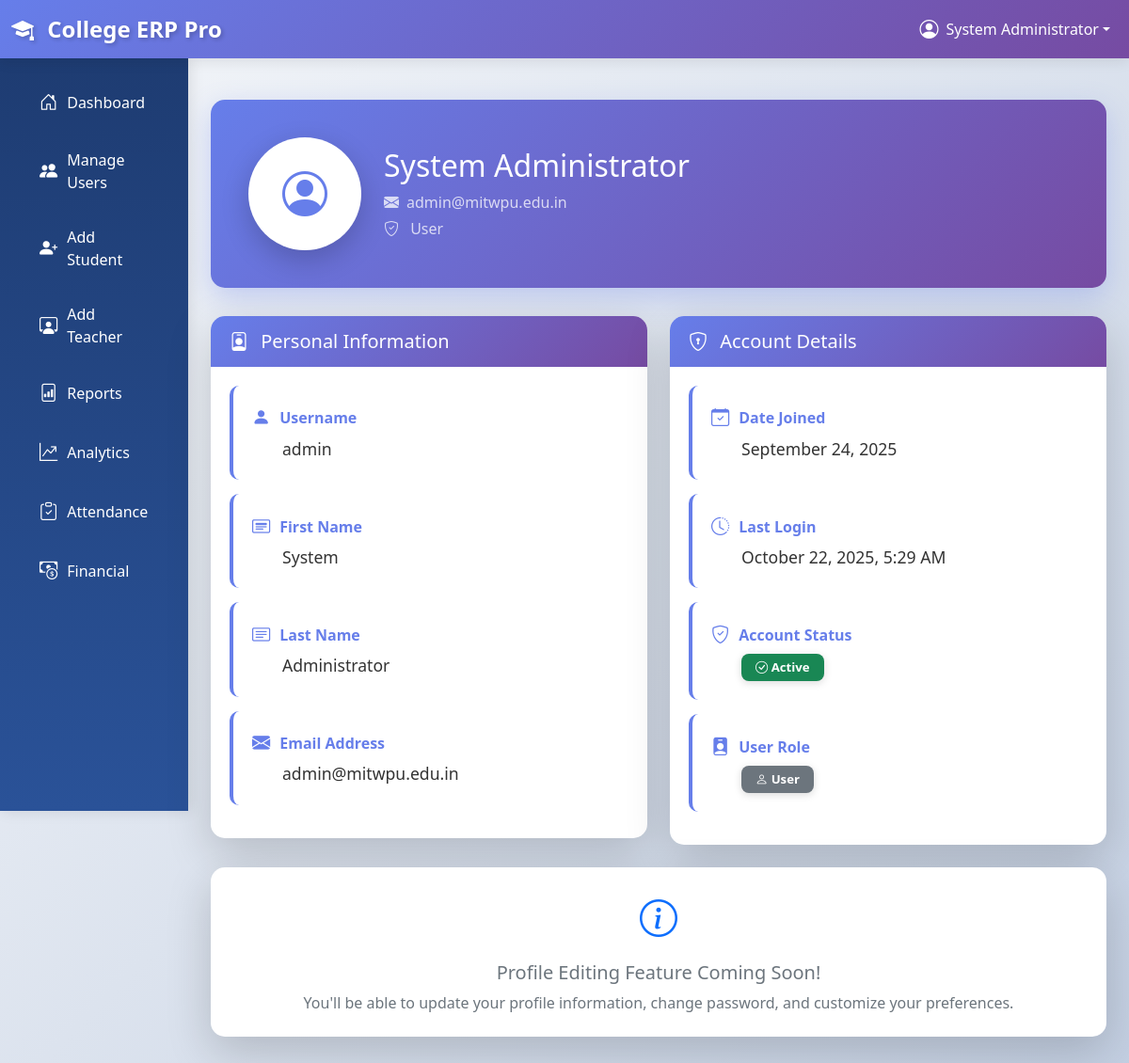
Before: /accounts/profile/ (signed in) with the older database file.
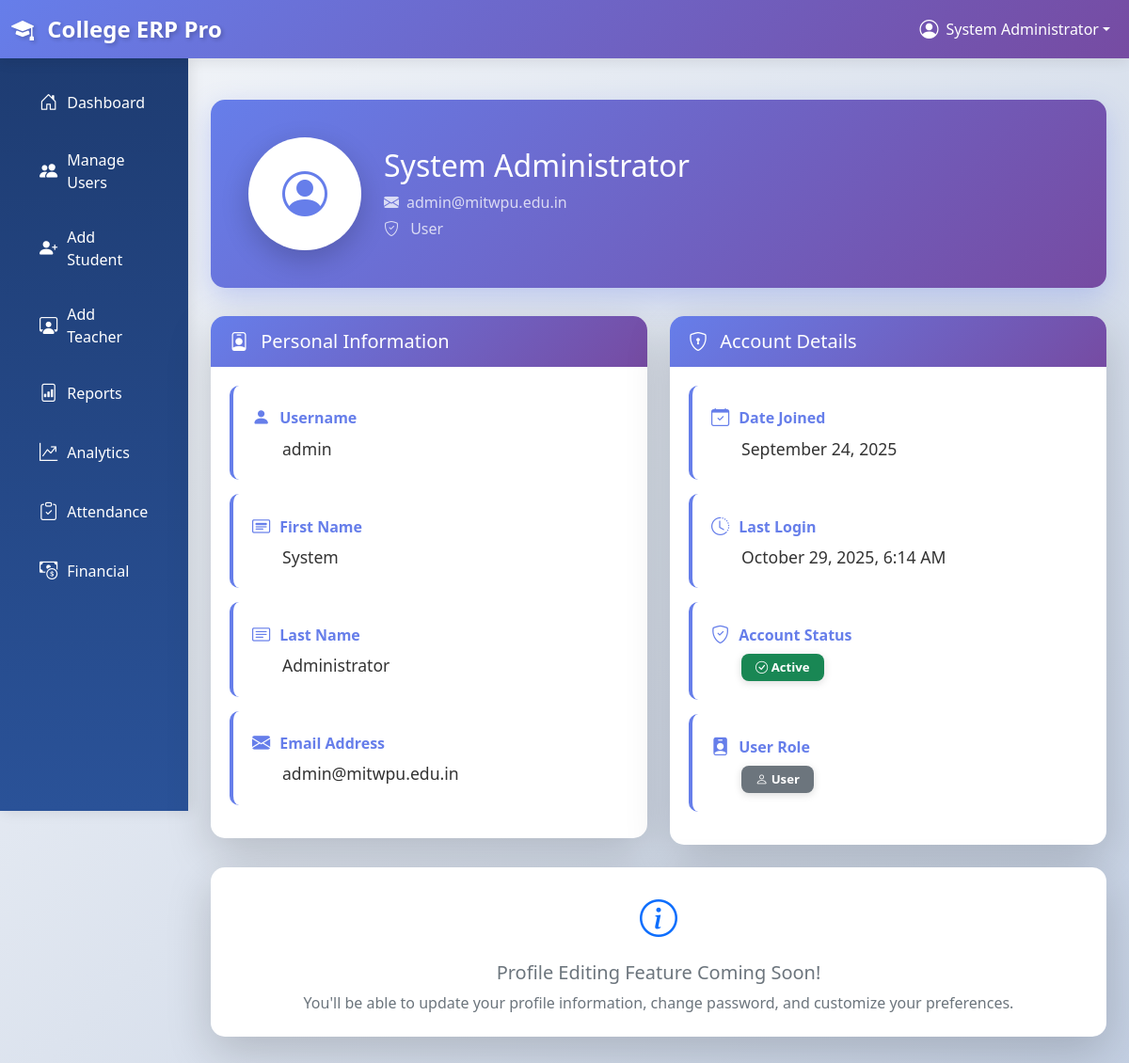
After: the same page with the newer database file.
### accounts/models.py (models this page shows, shortened)
class User(AbstractUser):
    USER_TYPE_CHOICES = (
        ('student', 'Student'),
        ('teacher', 'Teacher'),
        ('admin', 'Administrator'),
    )
    user_type = models.CharField(max_length=10, choices=USER_TYPE_CHOICES)
    phone_regex = RegexValidator(
        regex=r'^\+?1?\d{9,15}$',
        message="Phone number must be entered in the format: '+999999999'. Up to 15 digits allowed."
    )
    phone_number = models.CharField(validators=[phone_regex], max_length=17, blank=True)
    address = models.TextField(blank=True)
    date_of_birth = models.DateField(null=True, blank=True)
    profile_picture = models.ImageField(upload_to='profile_pics/', null=True, blank=True)
    created_at = models.DateTimeField(auto_now_add=True)
    updated_at = models.DateTimeField(auto_now=True)
    @property
    def is_student(self):
        return self.user_type == 'student'
    @property
    def is_teacher(self):
        return self.user_type == 'teacher'
    @property
    def is_admin(self):
        return self.user_type == 'admin'

### accounts/views.py (the view)
# urls.py: path('profile/', views.profile_view, name='profile'),
@login_required
def profile_view(request):
    return render(request, 'accounts/profile.html', {'user': request.user})

### college_erp/context_processors.py (called while the page is built)
def global_context(request):
    context = {
        'all_departments': Department.objects.all().order_by('name'),
    }
    return context

### templates/accounts/profile.html (shortened to what the changed rows need)
{% extends 'base.html' %}
{% block content %}
<div class="py-4">
    <div class="profile-header">
        <div class="row align-items-center">
            <div class="col">
                <h1 class="h2 mb-2">{{ user.get_full_name|default:user.username }}</h1>
                <p class="mb-1 opacity-75">
                    <i class="bi bi-envelope-fill me-2"></i>{{ user.email|default:"No email set" }}
                </p>
                <p class="mb-0 opacity-75">
                    <i class="bi bi-shield-check me-2"></i>
                    {% if user.is_superuser %}
                        Administrator
                    {% elif user.is_staff %}
                        Staff Member
                    {% elif user.is_student %}
                        Student
                    {% elif user.is_teacher %}
                        Teacher
                    {% else %}
                        User
                    {% endif %}
                </p>
            </div>
        </div>
    </div>
    <div class="row">
        <div class="col-lg-6">
            <div class="card shadow-lg hover-lift mb-4">
                <div class="card-body">
                    <div class="info-group">
                        <div class="info-label">
                            <i class="bi bi-person-fill"></i>
                            Username
                        </div>
                        <div class="info-value">{{ user.username }}</div>
                    </div>
                    <div class="info-group">
                        <div class="info-label">
                            <i class="bi bi-card-heading"></i>
                            First Name
                        </div>
                        <div class="info-value">{{ user.first_name|default:"Not set" }}</div>
                    </div>
                    <div class="info-group">
                        <div class="info-label">
                            <i class="bi bi-card-text"></i>
                            Last Name
                        </div>
                        <div class="info-value">{{ user.last_name|default:"Not set" }}</div>
                    </div>
                    <div class="info-group">
                        <div class="info-label">
                            <i class="bi bi-envelope-fill"></i>
                            Email Address
                        </div>
                        <div class="info-value">{{ user.email|default:"Not set" }}</div>
                    </div>
                </div>
            </div>
        </div>
        <div class="col-lg-6">
            <div class="card shadow-lg hover-lift mb-4">
                <div class="card-body">
                    <div class="info-group">
                        <div class="info-label">
                            <i class="bi bi-calendar-check"></i>
                            Date Joined
                        </div>
                        <div class="info-value">{{ user.date_joined|date:"F d, Y" }}</div>
                    </div>
                    <div class="info-group">
                        <div class="info-label">
                            <i class="bi bi-clock-history"></i>
                            Last Login
                        </div>
                        <div class="info-value">{{ user.last_login|date:"F d, Y, g:i A"|default:"Never" }}</div>
                    </div>
                </div>
            </div>
        </div>
    </div>
</div>
{% endblock %}

### templates/base.html (shortened to what the changed rows need)
<!DOCTYPE html>
<html lang="en">
<head>
    <link href="https://cdn.jsdelivr.net/npm/bootstrap@5.1.3/dist/css/bootstrap.min.css" rel="stylesheet">
    <link rel="stylesheet" href="https://cdn.jsdelivr.net/npm/bootstrap-icons@1.7.2/font/bootstrap-icons.css">
    {% load static %}
    <link rel="stylesheet" href="{% static 'css/custom-animations.css' %}">
</head>
<body>
    <nav class="navbar navbar-expand-lg navbar-dark bg-primary sticky-top">
        <div class="container-fluid">
            {% if user.is_authenticated %}
                <div class="navbar-nav ms-auto">
                    <div class="nav-item dropdown">
                        <a class="nav-link dropdown-toggle text-white d-flex align-items-center"
                           href="#"
                           id="navbarDropdown"
                           role="button"
                           data-bs-toggle="dropdown"
                           aria-expanded="false">
                            <i class="bi bi-person-circle fs-5 me-2"></i>
                            <span class="d-none d-md-inline">{{ user.get_full_name|default:user.username }}</span>
                        </a>
                    </div>
                </div>
            {% endif %}
        </div>
    </nav>
    <div class="container-fluid">
        <div class="row">
            <main class="col-md-9 ms-sm-auto col-lg-10 px-md-4 main-content">
                {% block content %}
                {% endblock %}
            </main>
        </div>
    </div>
</body>
</html>

Changed rows visible on the page:
changed User "System Administrator": last_login "October 22, 2025, 5:29 AM" → "October 29, 2025, 6:14 AM"
